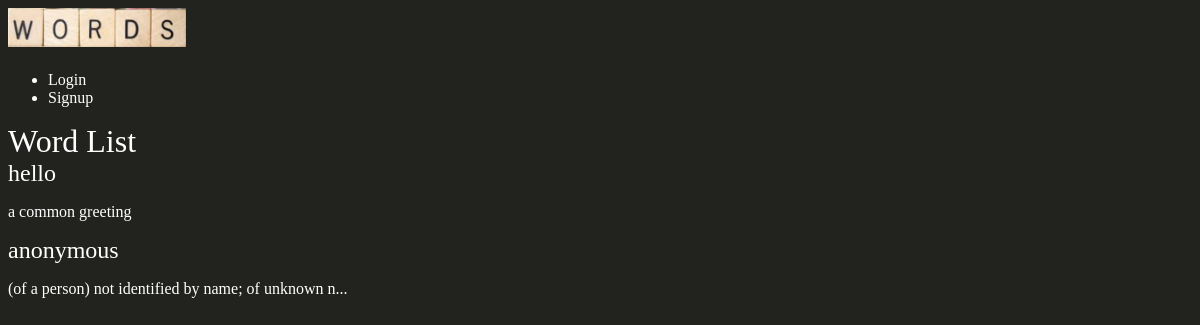
Before: /words/wordlist/ with the older database file.
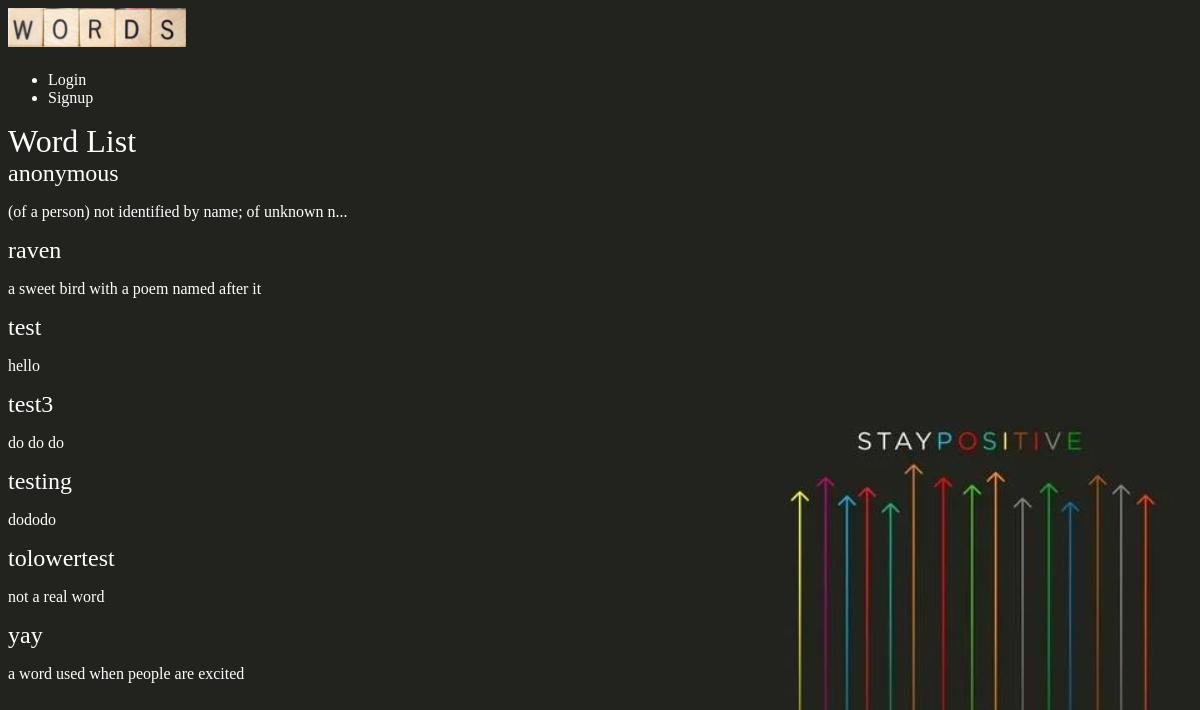
After: the same page with the newer database file.
### words/models.py (models this page shows, shortened)
class Word(models.Model):
    WORD_TYPE = (
        ('academic', ('academic')),
        ('common', ('common')),
        ('slang', ('slang')),
    )
    word = models.CharField(max_length=30)
    definition = models.TextField()
    origins = models.CharField(max_length=30)
    context = models.TextField()
    word_type = models.CharField(max_length=10, choices=WORD_TYPE, default='common')
    slug = models.SlugField()
    thumb = models.ImageField(default='default.png', blank=True)
    def snippet(self):
        if len(self.definition) > 50:
            return self.definition[:50] + "..."
        else:
            return self.definition

### words/views.py (the view)
# urls.py: path("wordlist/", views.word_list, name="list"),
def word_list(request):
    words = Word.objects.all().order_by('word_type', 'word')
    return render(request, "words/word_list.html", {'words' : words})

### words/templates/words/word_list.html
{% extends 'base_layout.html' %}
{% block content %}
    <h1>Word List</h1>
    <div class="words">
        {% for word in words %}
            <div class="word">
                <h2><a href="{% url 'words:detail' slug=word.slug %}">{{ word.word }}</a></h2>
                <p>{{ word.snippet }}</p>
            </div>
        {% endfor %}
    </div>
{% endblock %}

### templates/base_layout.html (shortened to what this page needs)
{% load static from static %}
<!DOCTYPE html>
<html>
    <head>
        <link rel="stylesheet" href="{% static 'styling.css' %}">
    </head>
    <body>
        <header class="wrapper">
            <h1><a href="{% url 'words:list' %}"><img src="{% static 'words_logo.png' %}" height="15%" width="15%"/></a></h1>
            <nav>
                <ul>
                    {% if user.is_authenticated %}
                    <li>
                        <form class="logout-link" action="{% url 'accounts:logout' %}" method="post">
                            {% csrf_token %}
                            <button type="submit">Logout</button>
                        </form>
                    </li>
                    <li>
                        <a href="{% url 'words:create' %}">Add a Word</a>
                    </li>
                    <li>
                        <a href="{% url 'words:learn' %}">Learn New Word</a>
                    </li>
                    <li>
                        <a href="{% url 'words:practice' %}">Practice Old Words</a>
                    </li>
                    {% else %}
                        <li>
                            <a href="{% url 'accounts:login' %}">Login</a>
                        </li>
                        <li>
                            <a href="{% url 'accounts:signup' %}">Signup</a>
                        </li>
                    {% endif %}
                </ul>
            </nav>
        </header>
        <div class="wrapper">
            {% block content %}
            {% endblock %}
        </div>
    </body>
</html>

### assets/styling.css (style rules this page uses)
body { background-color: #22231e; background-image: url(stayPositive.png); background-position:right bottom; background-repeat: no-repeat; background-attachment: fixed; color: #fff; }
h1, h2, h3, h4, h5 { font-weight: normal; margin: 0; }
a, a:hover, a:visited { color:#fff; text-decoration: none; }

Changed rows visible on the page:
removed Word: word "hello", snippet "a common greeting"
added Word: word "raven", snippet "a sweet bird with a poem named after it"
added Word: word "test", snippet "hello"
added Word: word "test3", snippet "do do do"
added Word: word "testing", snippet "dododo"
added Word: word "tolowertest", snippet "not a real word"
added Word: word "yay", snippet "a word used when people are excited"
